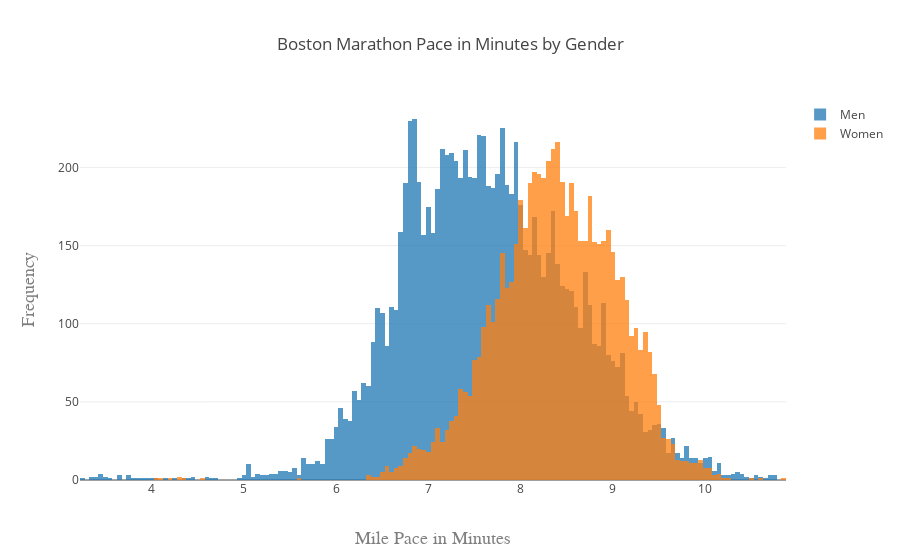

Notebook code cell kept with this figure:
### Markdown cell above
### According to the data, men do tend to have a faster race time than women.

### Code cell
x0 = df.groupby('gender').get_group('M').pace
x1 = df.groupby('gender').get_group('F').pace

trace0 = go.Histogram(
    x=x0,
    opacity=0.75,
    name='Men'
)
trace1 = go.Histogram(
    x=x1,
    opacity=0.75,
    name='Women'
)

data = [trace0, trace1]
layout = go.Layout(
    barmode='overlay',
    title='Boston Marathon Pace in Minutes by Gender',
    xaxis=dict(
        title='Mile Pace in Minutes',
        titlefont=dict(
            family='Courier New, monospace',
            size=18,
            color='#7f7f7f'
        )
    ),
    yaxis=dict(
        title='Frequency',
        titlefont=dict(
            family='Courier New, monospace',
            size=18,
            color='#7f7f7f'
        )
    )

)
fig = go.Figure(data=data, layout=layout)

iplot(fig, filename='overlaid histogram')

### Figure 1 — Plotly figure (JSON) as saved in the notebook; plotly's stock layout.template omitted (floating-point values rounded to 4 significant figures; data arrays with more than 128 entries replaced by an {"elided": "..."} marker saying what was removed)
{"data": [{"name": "Men", "opacity": 0.75, "type": "histogram", "uid": "b31f1108-0ae2-11e9-8ff6-9a0015cd93e0", "x": {"elided": "9680 float values"}}, {"name": "Women", "opacity": 0.75, "type": "histogram", "uid": "b31f13e2-0ae2-11e9-8802-9a0015cd93e0", "x": {"elided": "6484 float values"}}], "layout": {"barmode": "overlay", "title": "Boston Marathon Pace in Minutes by Gender", "xaxis": {"title": "Mile Pace in Minutes", "titlefont": {"color": "#7f7f7f", "family": "Courier New, monospace", "size": 18}}, "yaxis": {"title": "Frequency", "titlefont": {"color": "#7f7f7f", "family": "Courier New, monospace", "size": 18}}}}
